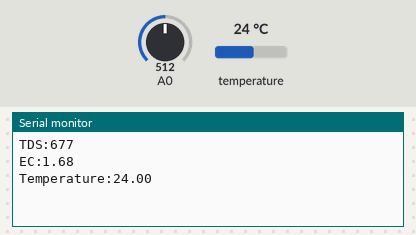
The sketch below on a simulated ESP8266 (NodeMCU). On the bench: the last lines printed to the serial monitor. Inputs (shaded band) come from the test bench; at power-on: temperature 24 °C, A0 = 512. WiFi joins after 1.5 s; servers stay silent unless stated.

Above: at 3.0 s.
3.1 s: temperature set to 12 °C
At 4.7 s:
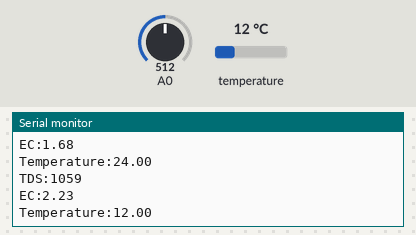
5.5 s: A0 set to 716
At 7.3 s:
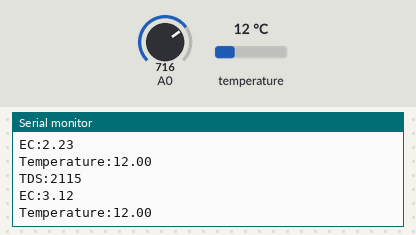
7.9 s: temperature set to 19 °C
At 10.1 s:
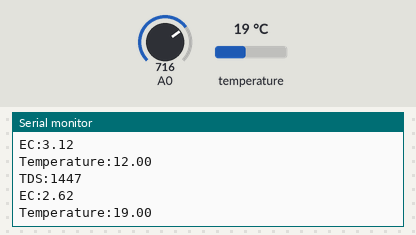
10.3 s: A0 set to 900
At 12.4 s:
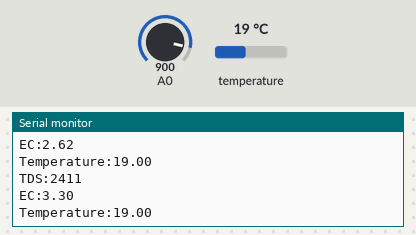
Timing chart, 0 to 13.7 s (numbered marks = the images above; inputs shaded):
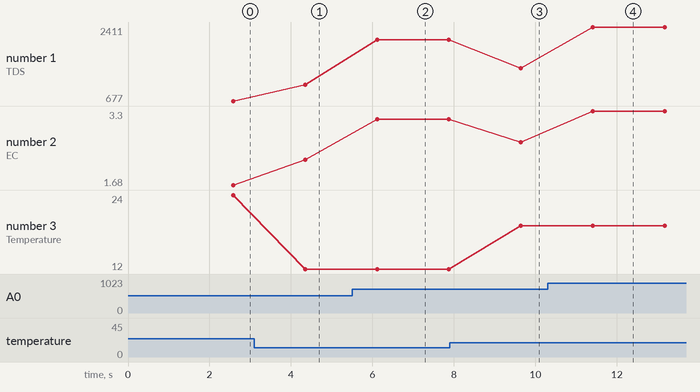

Measured:
- after the input at 3.1 s, the serial monitor: prints a new line after 1.2 s (image 1)
- after the input at 5.5 s, the serial monitor: prints a new line after 0.61 s (image 2)
- after the input at 7.9 s, the serial monitor: prints a new line after 1.7 s (image 3)
- after the input at 10.3 s, the serial monitor: prints a new line after 1.1 s (image 4)
- plotted number 1: 677 → 1059 after the input at 3.1 s, 1059 → 2115 after the input at 5.5 s, 2115 → 1447 after the input at 7.9 s, 1447 → 2411 after the input at 10.3 s
- plotted number 2: 1.68 → 2.23 after the input at 3.1 s, 2.23 → 3.12 after the input at 5.5 s, 3.12 → 2.62 after the input at 7.9 s, 2.62 → 3.3 after the input at 10.3 s
- plotted number 3: 24 → 12 after the input at 3.1 s, 12 → 19 after the input at 7.9 s

The sketch:

TDS-sensor-esp8266-blynk.ino
```cpp
#define BLYNK_TEMPLATE_ID ""
#define BLYNK_DEVICE_NAME ""
#define BLYNK_AUTH_TOKEN ""


// Comment this out to disable prints and save space
#define BLYNK_PRINT Serial
#include <BlynkSimpleEsp8266.h>
#include <ESP8266WiFi.h>

#include <WiFiClient.h>


#include <OneWire.h>
#include <DallasTemperature.h>

// Declaration for an SSD1306 display connected to I2C (SDA, SCL pins)


// Your WiFi credentials.
// Set password to "" for open networks.
char ssid[] = "";
char pass[] = "";


char auth[] = BLYNK_AUTH_TOKEN;

namespace pin {
const byte tds_sensor = A0;
const byte one_wire_bus = 0; // Dallas Temperature Sensor
}

namespace device {
float aref = 3.3; // Vref, this is for 3.3v compatible controller boards, for arduino use 5.0v.
}

namespace sensor {
float ec = 0;
unsigned int tds = 0;
float waterTemp = 0;
float ecCalibration = 1;
}

OneWire oneWire(pin::one_wire_bus);
DallasTemperature dallasTemperature(&oneWire);


void setup() {
  Serial.begin(115200); // Dubugging on hardware Serial 0
  Blynk.begin(auth, ssid, pass);
  dallasTemperature.begin();
}


void loop() {
   Blynk.run();
  readTdsQuick();

  delay(1000);

}

void readTdsQuick() {
  dallasTemperature.requestTemperatures();
  sensor::waterTemp = dallasTemperature.getTempCByIndex(0);
  float rawEc = analogRead(pin::tds_sensor) * device::aref / 1024.0; // read the analog value more stable by the median filtering algorithm, and convert to voltage value
  float temperatureCoefficient = 1.0 + 0.02 * (sensor::waterTemp - 25.0); // temperature compensation formula: fFinalResult(25^C) = fFinalResult(current)/(1.0+0.02*(fTP-25.0));
  sensor::ec = (rawEc / temperatureCoefficient) * sensor::ecCalibration; // temperature and calibration compensation
  sensor::tds = (133.42 * pow(sensor::ec, 3) - 255.86 * sensor::ec * sensor::ec + 857.39 * sensor::ec) * 0.5; //convert voltage value to tds value
  Serial.print(F("TDS:")); Serial.println(sensor::tds);
  Serial.print(F("EC:")); Serial.println(sensor::ec, 2);
  Serial.print(F("Temperature:")); Serial.println(sensor::waterTemp,2);

    Blynk.virtualWrite(V0,(sensor::tds));

   Blynk.virtualWrite(V2,(sensor::ec));

     Blynk.virtualWrite(V1,(sensor::waterTemp));

}
```
